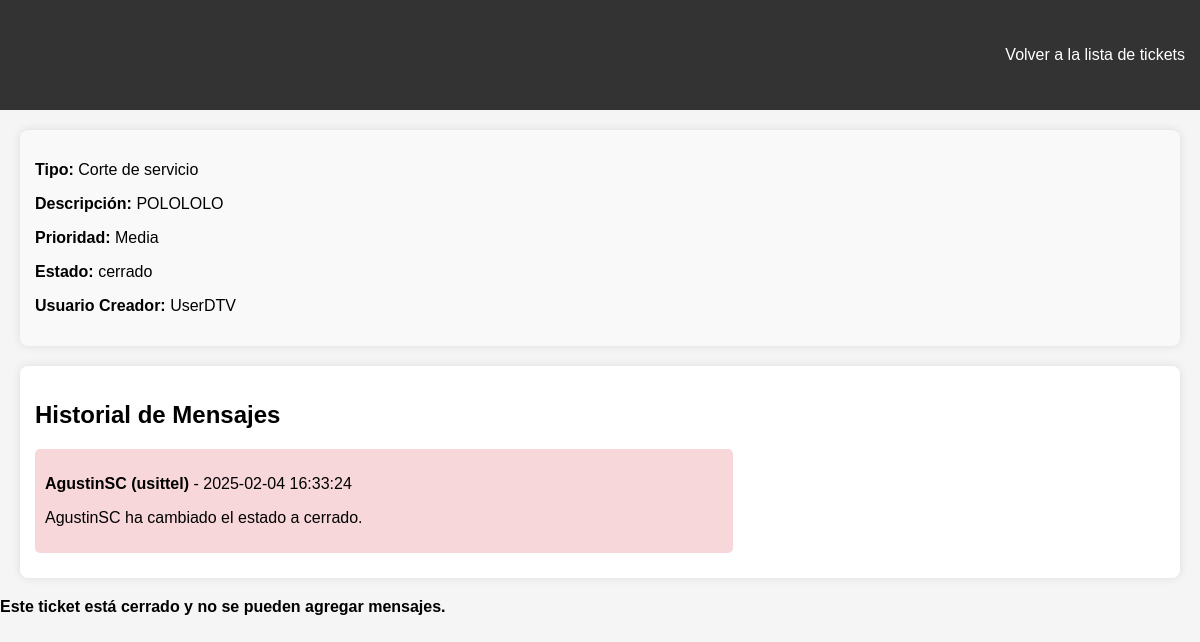
/ticket/54 (signed in), run on the app's committed database.
### tables this page shows
CREATE TABLE tickets (
    id INTEGER PRIMARY KEY AUTOINCREMENT,
    tipo TEXT NOT NULL,
    descripcion TEXT NOT NULL,
    prioridad TEXT NOT NULL,
    fecha_creacion DATETIME DEFAULT CURRENT_TIMESTAMP,
    usuario_creador TEXT NOT NULL,
    notas TEXT,
    archivo TEXT
, usuario_asignado TEXT, estado TEXT DEFAULT 'pendiente');

CREATE TABLE messages (
    id INTEGER PRIMARY KEY AUTOINCREMENT,
    ticket_id INTEGER NOT NULL,
    usuario TEXT NOT NULL,
    rol TEXT NOT NULL,
    mensaje TEXT NOT NULL,
    fecha TIMESTAMP DEFAULT CURRENT_TIMESTAMP,
    FOREIGN KEY (ticket_id) REFERENCES tickets (id)
);

### app.py (the view)
@app.route('/ticket/<int:id>', methods=['GET'])
@login_required
def view_ticket(id):
    conn = get_db_connection()
    ticket = conn.execute('SELECT * FROM tickets WHERE id = ?', (id,)).fetchone()
    messages = conn.execute('SELECT * FROM messages WHERE ticket_id = ? ORDER BY fecha ASC', (id,)).fetchall()
    conn.close()
    if not ticket:
        return "Ticket no encontrado", 404
    return render_template('view_ticket.html', ticket=ticket, messages=messages, current_user=current_user)

### app.py (called while the page is built)
def get_db_connection():
    conn = sqlite3.connect('database.db', timeout=10)  # Espera hasta 10 segundos si la base de datos está bloqueada
    conn.row_factory = sqlite3.Row
    return conn

@login_manager.user_loader
def load_user(user_id):
    conn = get_db_connection()
    user = conn.execute('SELECT * FROM users WHERE id = ?', (user_id,)).fetchone()
    conn.close()
    if user:
        return User(id=user['id'], username=user['username'], role=user['role'])
    return None

### templates/view_ticket.html (shortened to what this page needs)
<!DOCTYPE html>
<html lang="es">
<head>
    <link rel="stylesheet" href="{{ url_for('static', filename='styles.css') }}">
</head>
<body>
    <header>
        <h1>Detalles del Ticket #{{ ticket['id'] }}</h1>
        <nav>
            <a href="/tickets">Volver a la lista de tickets</a>
        </nav>
    </header>
    <div class="ticket-details">
        <p><strong>Tipo:</strong> {{ ticket['tipo'] }}</p>
        <p><strong>Descripción:</strong> {{ ticket['descripcion'] }}</p>
        <p><strong>Prioridad:</strong> {{ ticket['prioridad'] }}</p>
        <p><strong>Estado:</strong> <span class="estado-{{ ticket['estado']|lower }}">{{ ticket['estado'] }}</span></p>
        <p><strong>Usuario Creador:</strong> {{ ticket['usuario_creador'] }}</p>
    </div>
    <div class="messages-container">
        <h2>Historial de Mensajes</h2>
        {% for message in messages %}
            <div class="message {% if message['rol'] == 'directv' %}directv-message{% else %}usittel-message{% endif %}">
                <p><strong>{{ message['usuario'] }} ({{ message['rol'] }})</strong> - {{ message['fecha'] }}</p>
                <p>{{ message['mensaje'] }}</p>
            </div>
        {% endfor %}
    </div>
    {% if ticket['estado'].lower() != 'cerrado' %}
    <div class="message-form">
        <h2>Agregar Mensaje</h2>
        <form method="POST" action="{{ url_for('add_message', ticket_id=ticket['id']) }}">
            <textarea name="mensaje" rows="4" required></textarea><br>
            <button type="submit">Enviar</button>
        </form>
    </div>
    {% else %}
    <p><strong>Este ticket está cerrado y no se pueden agregar mensajes.</strong></p>
    {% endif %}
</body>
</html>

### static/styles.css (style rules this page uses)
body { font-family: Arial, sans-serif; margin: 0; padding: 0; background-color: #f5f5f5; }
header { background-color: #333; color: white; padding: 15px; display: flex; justify-content: space-between; align-items: center; }
header nav a { color: white; text-decoration: none; margin-left: 15px; }
.ticket-details { background: #f9f9f9; padding: 15px; margin: 20px; border-radius: 8px; box-shadow: 0 0 10px rgba(0, 0, 0, 0.1); }
.messages-container { margin: 20px; padding: 15px; background: white; border-radius: 8px; box-shadow: 0 0 10px rgba(0, 0, 0, 0.1); }
.message { padding: 10px; margin: 10px 0; border-radius: 5px; max-width: 60%; }
.usittel-message { background-color: #f8d7da; text-align: left; margin-right: auto; }
h1 { color: #333; }

### data on the page
tickets: tipo "Corte de servicio", descripcion "POLOLOLO", prioridad "Media", estado "cerrado", usuario_creador "UserDTV"
messages: usuario "AgustinSC", rol "usittel", fecha "2025-02-04 16:33:24", mensaje "AgustinSC ha cambiado el estado a cerrado."
